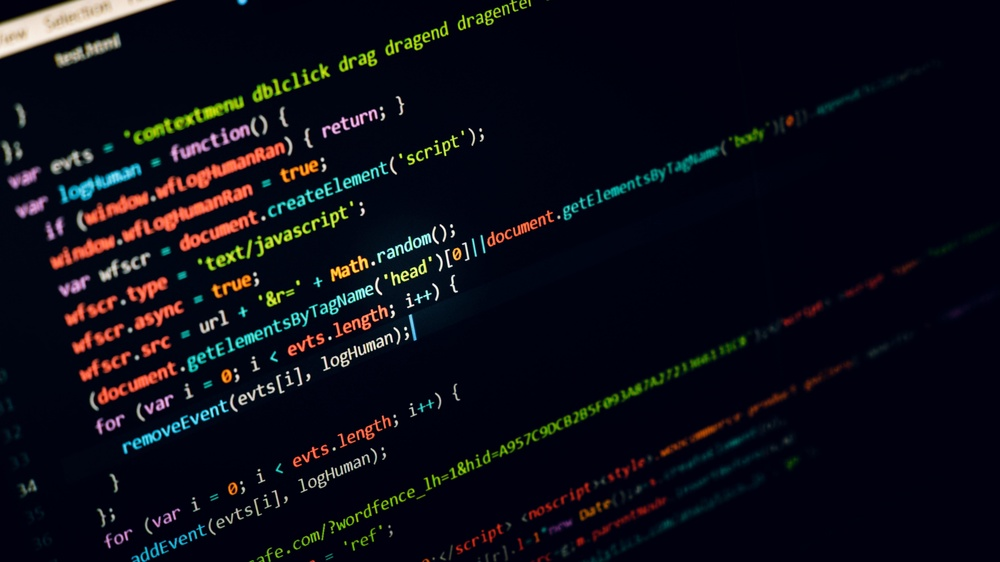
#> input picture IfTechSolutions/site/img/code.jpg, 1000 x 562 px, shrunk from 3840 x 2160 before the run, given in place of the camera
$ python main_det.py
#> lines starting #> are read from the running program, lines starting #| are printed output that depends on the picture
import cv2
import time

cap = cv2.VideoCapture(0) # apre la webcam

# Crea un kernel per l'erosione e l'espansione
kernel = cv2.getStructuringElement(cv2.MORPH_ELLIPSE, (5, 5))

# Inizializza la variabile per la differenza di frame
diff_frame = None

# Inizializza il contatore iniziale
start_time = time.time()

while True:
    ret, frame = cap.read() # acquisisce un frame dalla webcam
#> frame is the input picture: shape (562, 1000, 3); mean B, G, R 22.7, 13.6, 13.6

    # Converte il frame in scala di grigi
    gray_frame = cv2.cvtColor(frame, cv2.COLOR_BGR2GRAY)
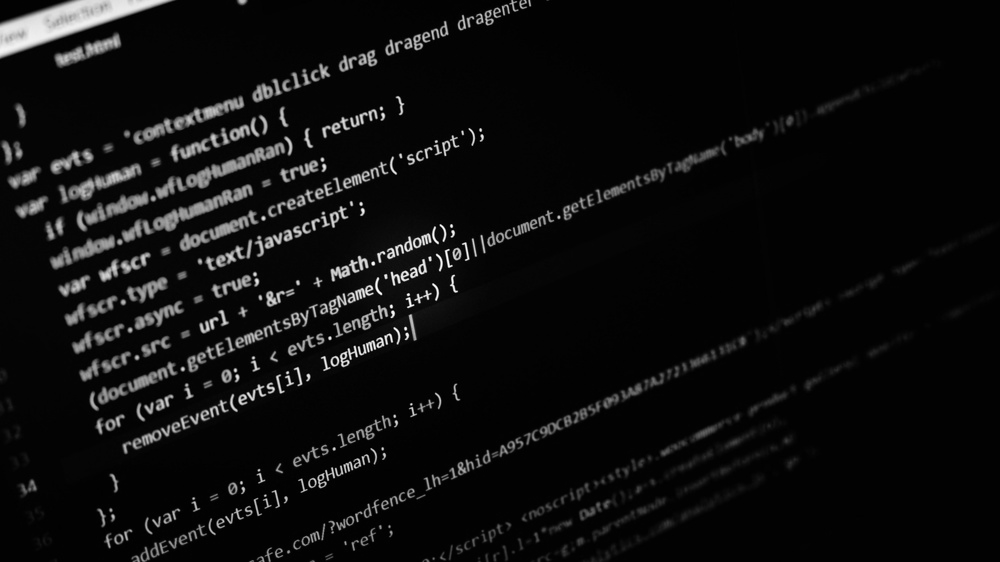
#> gray_frame: shape (562, 1000); min 0, max 255, mean 14.6

    # Applica un filtro gaussiano per rimuovere il rumore
    gray_frame = cv2.GaussianBlur(gray_frame, (21, 21), 0)
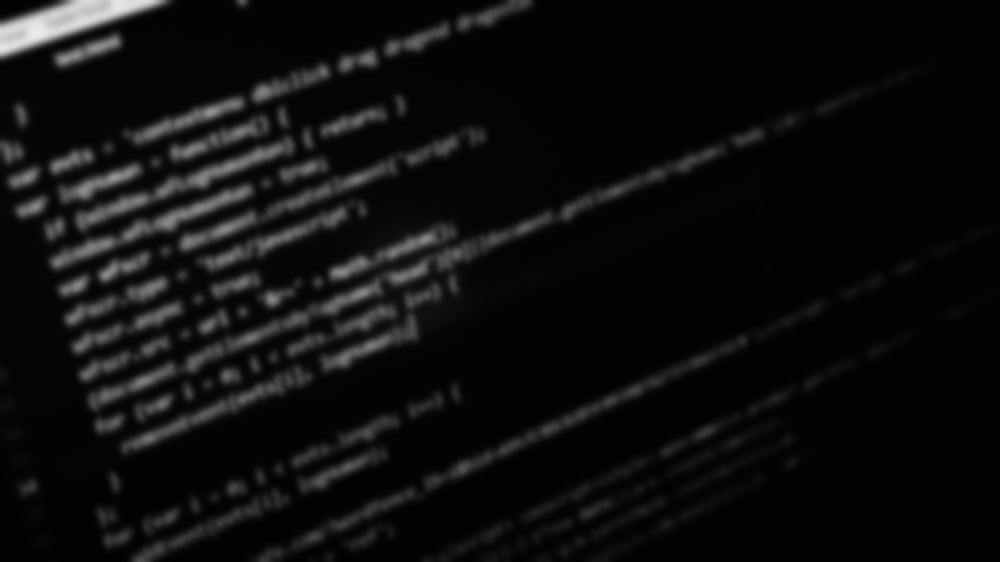
#> gray_frame: shape (562, 1000); min 2, max 234, mean 14.6

    # Inizializza la differenza di frame ogni volta che la variabile è vuota
    if diff_frame is None:
        diff_frame = gray_frame
        continue

    # Calcola la differenza di frame
    delta_frame = cv2.absdiff(diff_frame, gray_frame)

    # Applica una soglia binaria alla differenza di frame
    threshold_frame = cv2.threshold(delta_frame, 30, 255, cv2.THRESH_BINARY)[1]

    # Applica una serie di filtri per ridurre il rumore
    threshold_frame = cv2.erode(threshold_frame, kernel, iterations=2)
    threshold_frame = cv2.dilate(threshold_frame, kernel, iterations=2)

    # Trova i contorni nel frame binario
    contours, hierarchy = cv2.findContours(threshold_frame.copy(), cv2.RETR_EXTERNAL, cv2.CHAIN_APPROX_SIMPLE)

    # Se ci sono contorni e il tempo trascorso dall'ultimo contorno è maggiore di 1 secondo
    if contours and time.time() - start_time >= 1:
        largest_contour = max(contours, key=cv2.contourArea)
        (x, y, w, h) = cv2.boundingRect(largest_contour)

        # Stampa le coordinate x e y del rettangolo
        print(f'Coordinate x: {x}, Coordinate y: {y}')
        for i in range(5, 0, -1):
            print(i)
            time.sleep(1)
            print('SPARA')
        # Disegna il rettangolo delimitatore sul frame originale
        cv2.rectangle(frame, (x, y), (x + w, y + h), (0, 255, 0), 2)

        # Disegna un punto nel frame correlato alle coordinate x e y
        cv2.circle(frame, (x, y), 5, (0, 0, 255), -1)

        # Aggiorna il tempo dell'ultimo contorno
        start_time = time.time()

    # Aggiorna la differenza di frame
    diff_frame = gray_frame

    # Mostra il frame
    cv2.imshow('Webcam', frame)

    # Se non ci sono movimenti, fai diventare il frame grigio
    if not contours:
        gray_frame = cv2.cvtColor(frame, cv2.COLOR_BGR2GRAY)
        cv2.imshow('Webcam', gray_frame)
        print('NON SPARO')
    if cv2.waitKey(1) & 0xFF == ord('q'): # esce se l'utente preme 'q'
        break

cap.release() # rilascia la webcam
cv2.destroyAllWindows() # chiude tutte le finestre
